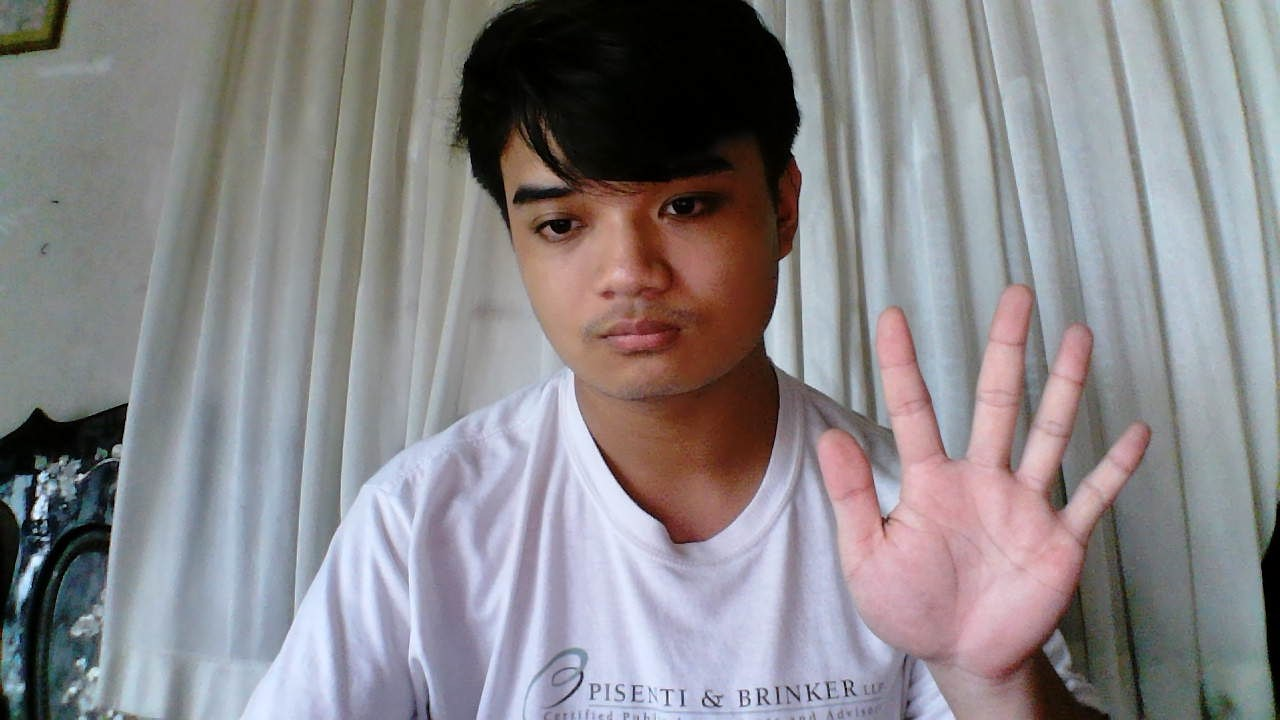
#> input picture test.jpg, 1280 x 720 px, given in place of the camera
$ jupyter execute --allow-errors s2_test.ipynb
#> lines starting #> are read from the running program, lines starting #| are printed output that depends on the picture; after the words box and inside, x2 and y2 are one past the last pixel; in counts of white or black regions, pixels touching at a corner belong together
[cell 1]
import matplotlib.pyplot as plt
from skimage import data, color, feature, io
from skimage.transform import resize
import numpy as np

[cell 2]
# [19 lines left out: function hog_feature, not called in this run]

[cell 3]
import matplotlib.pyplot as plt
from skimage import feature, io
from skimage.transform import resize
import numpy as np

# [56 lines left out: functions hog_feature, sliding_window, not called in this run]

# Load an example grayscale image
#> (the rest of this cell did not finish here and is left out)

[cell 4]
import cv2
import numpy as np

# Đọc video từ camera
cap = cv2.VideoCapture(0)

# Khởi tạo kích thước cửa sổ

# Khởi tạo bộ phân đoạn nền
fgbg = cv2.createBackgroundSubtractorMOG2()

while True:
    # Đọc từng khung hình
    ret, frame = cap.read()
#> frame is the input picture: shape (720, 1280, 3); mean B, G, R 137.5, 134.4, 137.4
    if not ret:
        break

    # Áp dụng bộ phân đoạn nền để phát hiện vật thể đang chuyển động
    fgmask = fgbg.apply(frame)
#> fgmask: shape (720, 1280); values 127 (black) and 255 (white), 0.69% white; 116 white regions (93 under 20 px), largest, box (x1, y1, x2, y2) and area: (638, 72, 752, 153) 3677, (518, 43, 546, 74) 436, (720, 40, 754, 64) 416

    # Xử lý để loại bỏ nhiễu và cải thiện kết quả
    kernel = np.ones((5,5), np.uint8)
    fgmask = cv2.morphologyEx(fgmask, cv2.MORPH_OPEN, kernel)
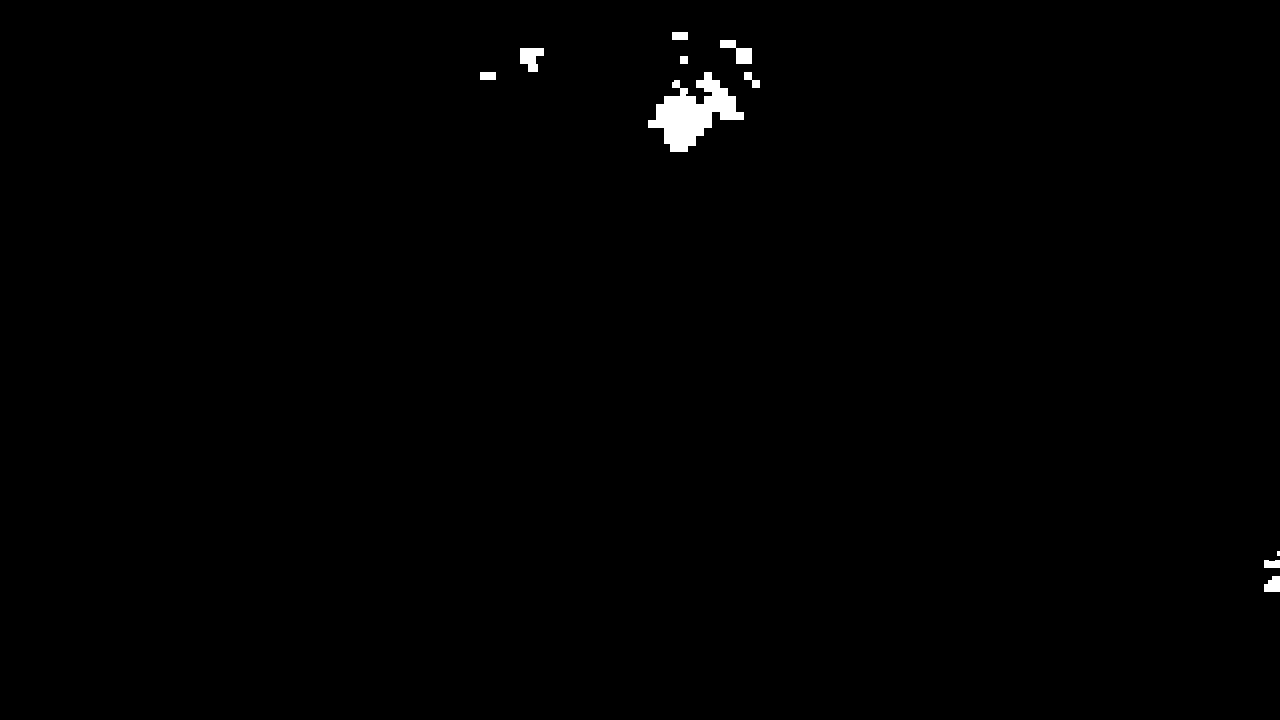
#> fgmask: shape (720, 1280); values 127 (black) and 255 (white), 0.56% white; 10 white regions (1 under 20 px), largest, box (x1, y1, x2, y2) and area: (648, 72, 744, 152) 3576, (520, 48, 544, 72) 400, (720, 40, 752, 64) 384

    # Tìm các đường viền của các vật thể đã phát hiện
    contours, _ = cv2.findContours(fgmask, cv2.RETR_EXTERNAL, cv2.CHAIN_APPROX_SIMPLE)
#> contours = [[[0, 0], [0, 719], [1279, 719], [1279, 0]]]

    # Vẽ đường viền cho vật thể lớn nhất
    if len(contours) > 0:
        max_contour = max(contours, key=cv2.contourArea)
#> max_contour = [[0, 0], [0, 719], [1279, 719], [1279, 0]]
        x, y, w, h = cv2.boundingRect(max_contour)
#> x = 0; y = 0; w = 1280; h = 720
        cv2.rectangle(frame, (x, y), (x+w, y+w), (0, 255, 0), 2)
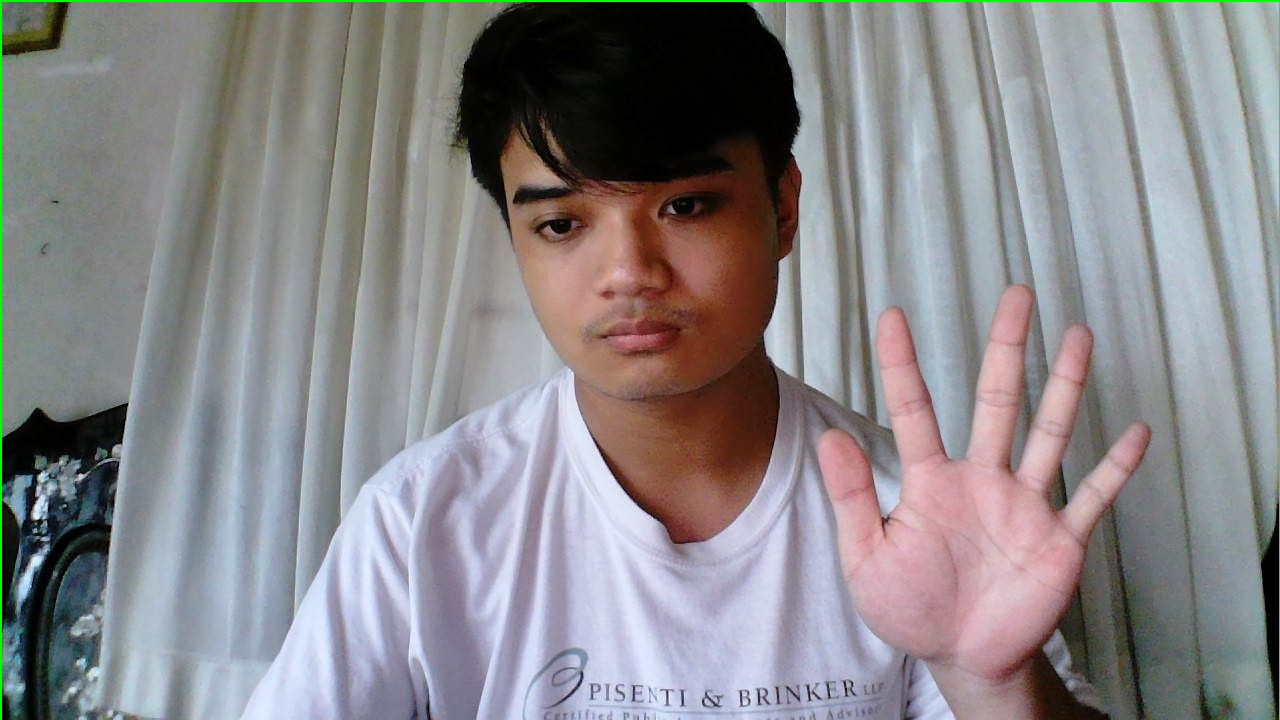
#> frame: shape (720, 1280, 3); 0.51% of pixels changed, all inside (x1, y1, x2, y2) = (0, 0, 1280, 720)

    # Hiển thị video kết quả
    cv2.imshow('Motion Detection', frame)


    # Thoát nếu nhấn phím 'q'
    if cv2.waitKey(30) & 0xFF == ord('q'):
#> (key q is pressed here)
        break

# Giải phóng tài nguyên và đóng cửa sổ
cap.release()
cv2.destroyAllWindows()

[cell 5]
import cv2
import numpy as np

def detect_hand_region(image):
    # Chuyển đổi ảnh sang không gian màu HSV
    hsv = cv2.cvtColor(image, cv2.COLOR_BGR2HSV)
#> hsv: shape (720, 1280, 3); mean H, S, V 80.4, 48.2, 148
    """
    Trong không gian màu HSV, màu da thường có thể được xác định với Hue dao động từ khoảng 0 đến 20 độ (phụ thuộc vào nguồn tham khảo),
    Saturation từ khoảng 30 đến 150, và Value từ khoảng 40 đến 200.
    Tuy nhiên, các giá trị này có thể thay đổi tùy thuộc vào điều kiện ánh sáng và các yếu tố khác.
    """

    # Xác định khoảng màu da trong không gian màu HSV
    lower_skin = np.array([0, 20, 70], dtype=np.uint8)
    upper_skin = np.array([20, 255, 255], dtype=np.uint8)

    # Tạo mặt nạ màu da và áp dụng vào ảnh
    mask = cv2.inRange(hsv, lower_skin, upper_skin)
#> mask: shape (720, 1280); 9.8% white; 478 white regions (340 under 20 px), largest, box (x1, y1, x2, y2) and area: (501, 129, 775, 542) 64482, (1015, 333, 1094, 540) 3678, (985, 303, 1040, 480) 3044

    # Loại bỏ nhiễu và tăng cường đường biên
    mask = cv2.GaussianBlur(mask, (5, 5), 0)
    edges = cv2.Canny(mask, 50, 100)
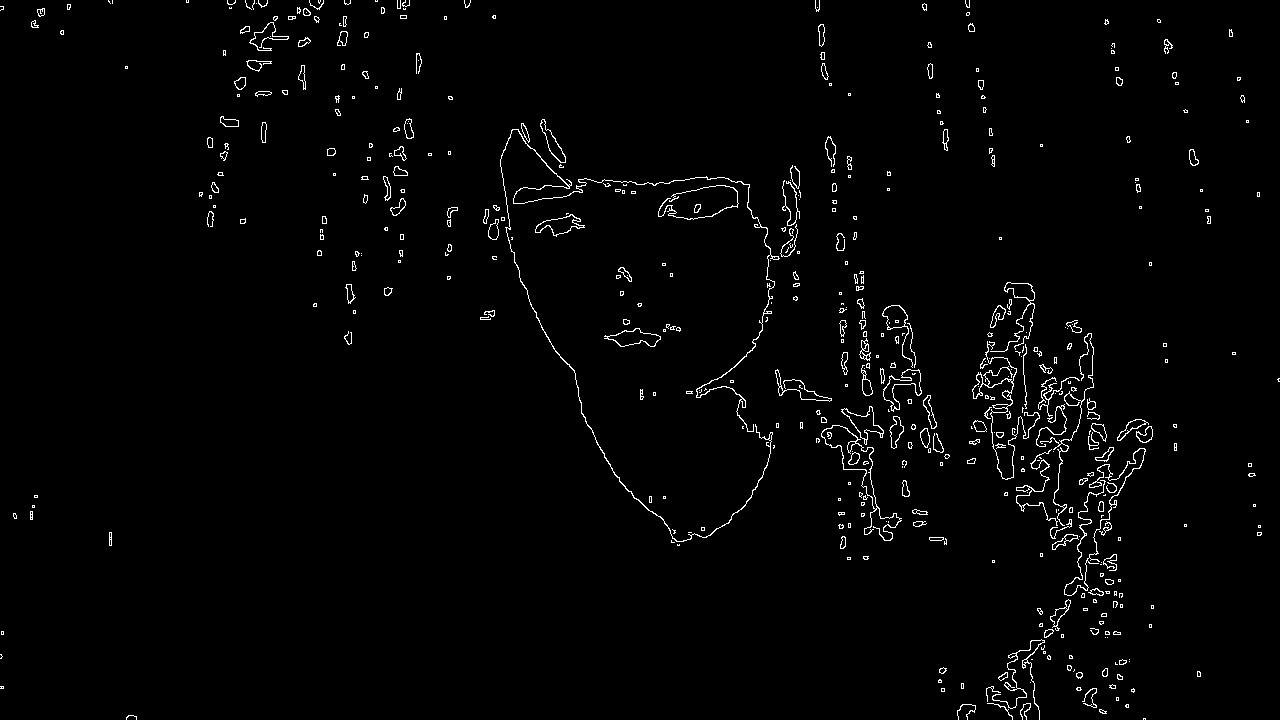
#> edges: shape (720, 1280); 1.7% white in thin lines or dots

    # Tìm các vùng liên thông và vẽ bounding box
    contours, _ = cv2.findContours(edges, cv2.RETR_EXTERNAL, cv2.CHAIN_APPROX_SIMPLE)
#> contours = 472 contours, 354 with area under 20; largest, box (x1, y1, x2, y2) and area: (821, 425, 902, 541) 1490, (883, 369, 922, 412) 565, (604, 328, 661, 347) 554, (841, 406, 884, 445) 534, (535, 214, 585, 237) 482
    # If contours square more than 5% and less than 20% of the image, draw the bounding box
    image_w = image.shape[1]
#> image_w = 1280
    image_h = image.shape[0]
#> image_h = 720
    for contour in contours:
        x, y, w, h = cv2.boundingRect(contour)

        if w < 0.1 * image_w or h < 0.1 * image_h:
            continue
        cv2.rectangle(image, (x, y), (x + w, y + h), (0, 255, 0), 2)
#> this loop made 472 passes
#> (x, y, w, h) on passes 1 to 3: (1143, 718, 3, 2), (126, 715, 11, 5), (1099, 709, 8, 5)
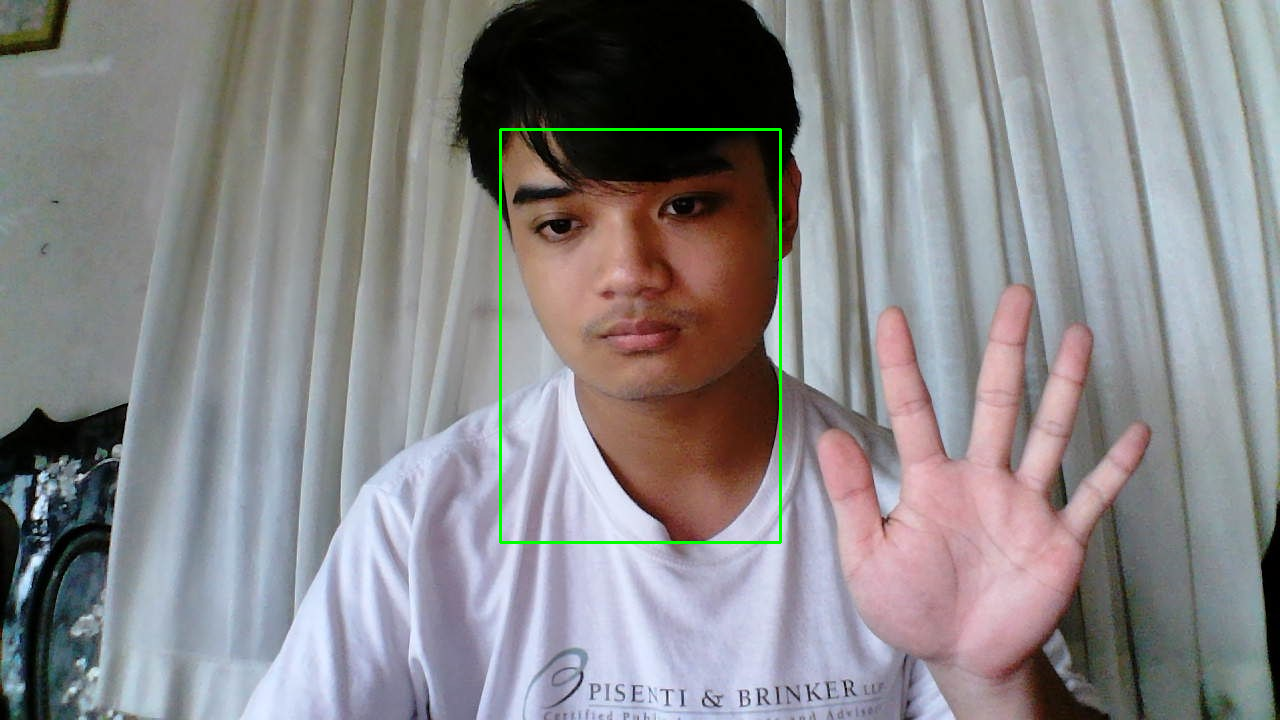
#> image: shape (720, 1280, 3); 0.45% of pixels changed, all inside (x1, y1, x2, y2) = (499, 128, 782, 544)


    return image

[cell 6]
# Đọc video từ camera
cap = cv2.VideoCapture(0)

while True:
    # Đọc từng khung hình
    ret, frame = cap.read()
    if not ret:
        break

    # Áp dụng hàm detect_hand_region để phát hiện vùng tay
    output_frame = detect_hand_region(frame)

    # Hiển thị video kết quả
    # output_frame = cv2.cvtColor(output_frame, cv2.COLOR_BGR2HSV)
    cv2.imshow('Hand Detection', output_frame)

    # Thoát nếu nhấn phím 'q'
    if cv2.waitKey(30) & 0xFF == ord('q'):
#> (key q is pressed here)
